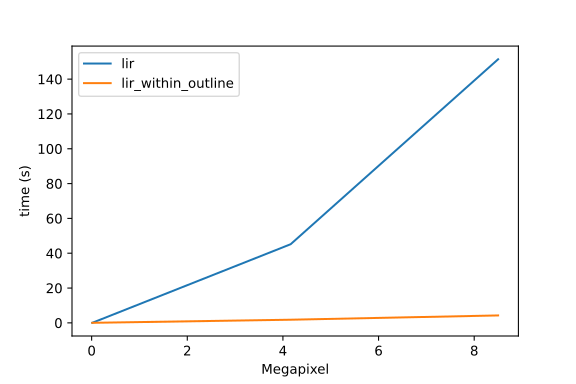

The script that saved this image:
import os
import sys
from timeit import Timer

import numpy as np
import cv2 as cv
import matplotlib.pyplot as plt
import matplotlib.ticker as ticker

sys.path.insert(0, os.path.abspath(os.path.join(os.path.dirname(__file__),
                                                '..')))

import lir
import lir_within_outline

# %%


c1 = cv.imread("mask_200w.png", 0)
c2 = cv.imread("mask_3500w.png", 0)
c3 = cv.imread("mask_5000w.png", 0)

t = Timer(lambda: lir.largest_interior_rectangle(c1))
lir1_1 = t.timeit(number=1)

t = Timer(lambda: lir_within_outline.largest_interior_rectangle(c1))
lir2_1 = t.timeit(number=1)

t = Timer(lambda: lir.largest_interior_rectangle(c2))
lir1_2 = t.timeit(number=1)

t = Timer(lambda: lir_within_outline.largest_interior_rectangle(c2))
lir2_2 = t.timeit(number=1)

t = Timer(lambda: lir.largest_interior_rectangle(c3))
lir1_3 = t.timeit(number=1)

t = Timer(lambda: lir_within_outline.largest_interior_rectangle(c3))
lir2_3 = t.timeit(number=1)


# create data
x = [200*68/1000000,3500*1189/1000000,5000*1700/1000000]
y1 = [lir1_1,lir1_2,lir1_3]
y2 = [lir2_1,lir2_2,lir2_3]

# plot lines
plt.plot(x, y1, label = "lir")
plt.plot(x, y2, label = "lir_within_outline")
plt.legend()
plt.xlabel('Megapixel')
plt.ylabel('time (s)')
#plt.yscale("log")
#plt.gca().yaxis.set_major_formatter(ticker.FuncFormatter(lambda y, _: '{:g}'.format(y)))
plt.savefig("performance_comparison.svg")
